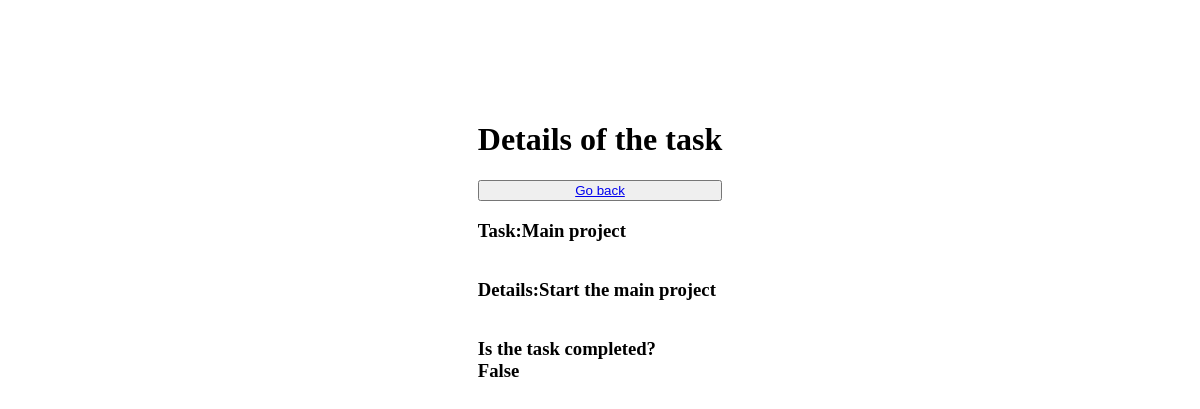
Screenshot of /task-detail/10/ with the database file from the repository.
### todo2/models.py (models this page shows, shortened)
class Tasks(models.Model):
    title = models.CharField(max_length=150)
    description = models.TextField(blank=True)
    completed = models.BooleanField(default =False)
    created = models.DateTimeField(auto_now_add=True)

### todo2/views.py (the view)
# urls.py: path('task-detail/<int:pk>/', TaskDetail.as_view(), name='task-detail'),
class TaskDetail(DetailView):
    model = Tasks
    context_object_name = 'tasks'
    success_url = reverse_lazy('tasks')
    template_name = 'task-detail.html'

### templates/task-detail.html (shortened to what this page needs)
{% load static %}
<!DOCTYPE html>
<html lang="en">
<head>
    <link rel="stylesheet" href="{% static 'css/todostyle.css' %}">
</head>
<body>
    <div class="enter">
        <h1 align="center">Details of the task</h1>
        <button type="submit" class="btn"><a href="{% url 'tasks' %}">Go back</a></button>
        <h3>Task:{{tasks.title}}</h3>
        <h3>Details:{{tasks.description}}</h3>
        <h3>Is the task completed? <br> {{tasks.completed}}</h3>
    </div>
</body>
</html>

### todo2/static/css/todostyle.css (style rules this page uses)
body { background-image: url('/static/media/tasktodo.jpg') ; background-size: cover; display: grid; justify-content: center; align-items: center; margin-top: 100px; }
.enter { display: grid; }

### rows the page displays
Tasks: title "Main project", description "Start the main project", completed "False"
